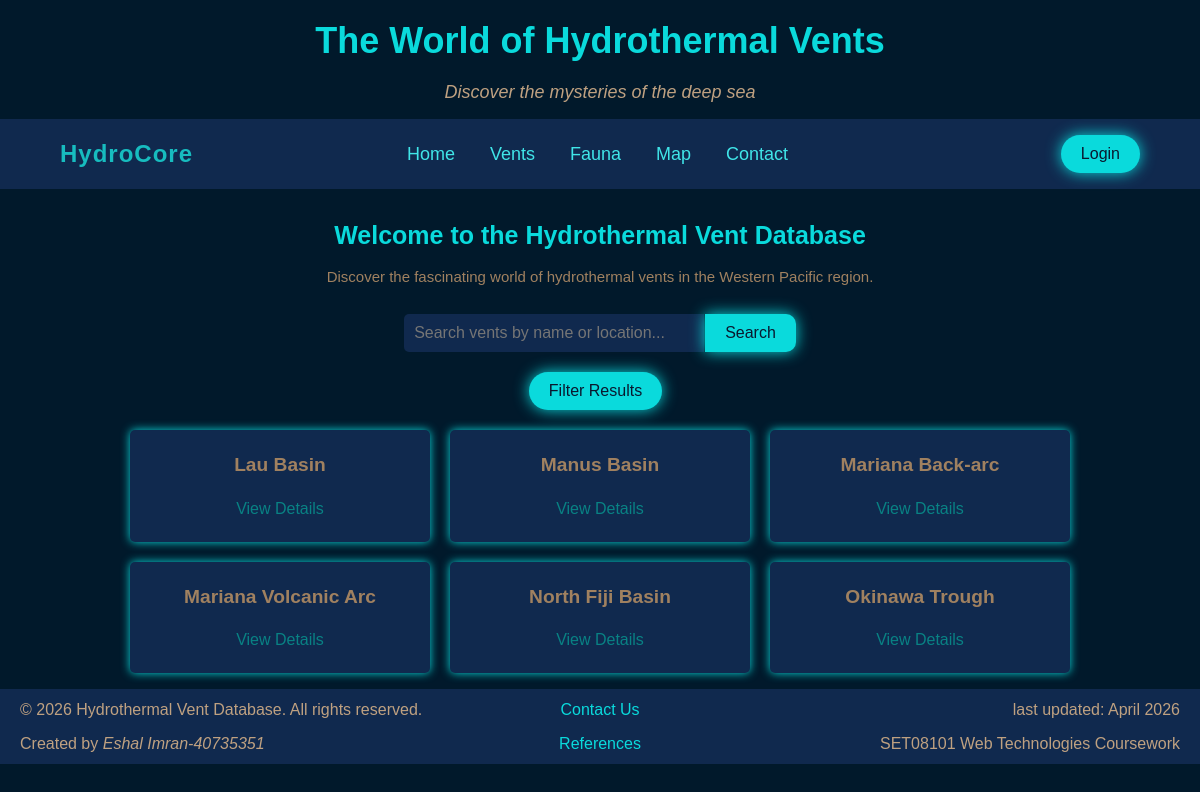
Before: / with the older database file.
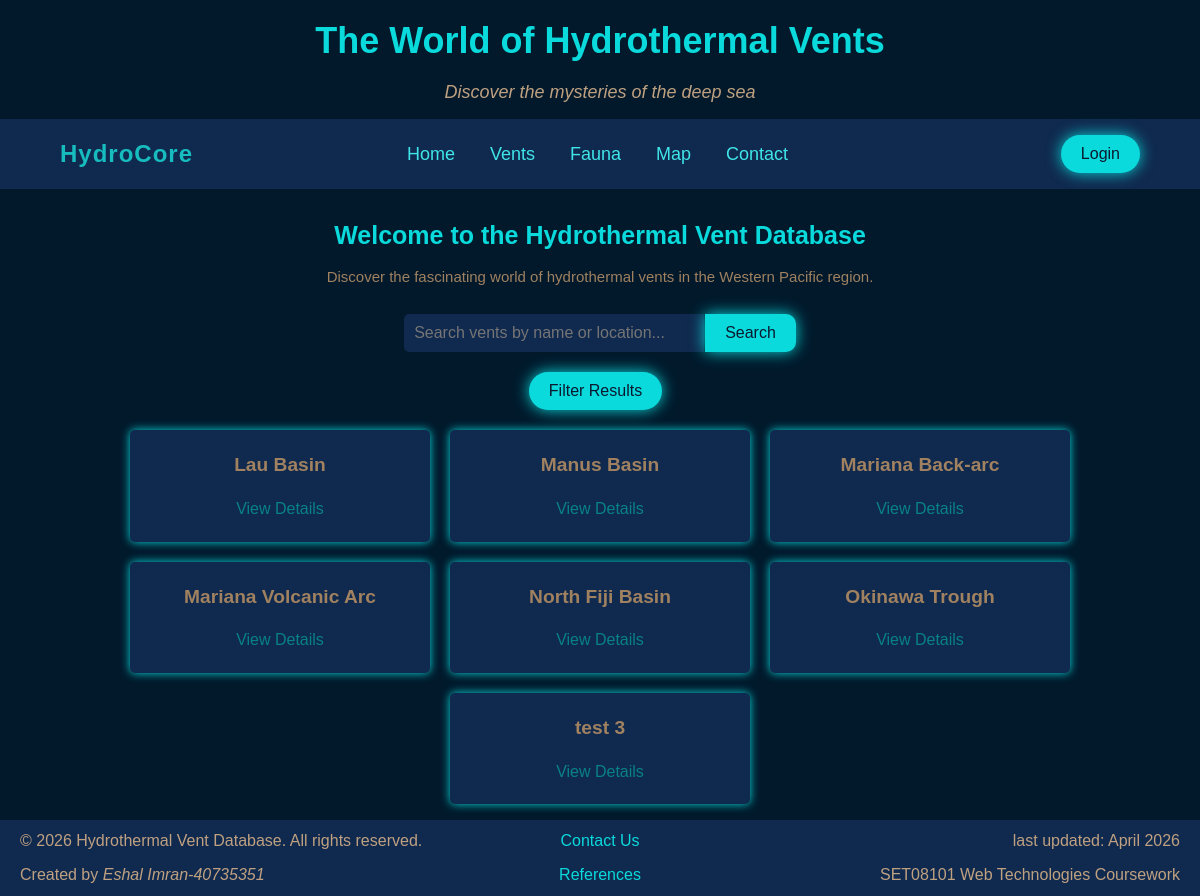
After: the same page with the newer database file.
### tables this page shows
CREATE TABLE `vents` (
  `id` int(11) NOT NULL,
  `name` varchar(100) NOT NULL,
  `location` varchar(200) NOT NULL,
  `type` varchar(50) NOT NULL,
  `depth_metres` int(11) NOT NULL,
  `discovery_year` int(11) NOT NULL
);

### includes/config.php (called while the page is built, shortened)
<?php
function e($string) {
    return htmlspecialchars($string, ENT_QUOTES, 'UTF-8');
}

### index.php (the view, shortened to what this page needs)
<?php
$pdo = getDbConnection();
$sql = 'SELECT id, name, location, type, depth_metres, discovery_year FROM vents';
$params = [];
$sql .= ' ORDER BY name';
$stmt = $pdo->prepare($sql);
$stmt->execute($params);
$vents = $stmt->fetchAll();
require_once 'includes/header.php';
?>
<div class="home-banner">
    <h1>Welcome to the Hydrothermal Vent Database</h1>
    <p>Discover the fascinating world of hydrothermal vents in the Western Pacific region.</p>
</div>
<div class="search-container">
<form class="search-form" method="get" action="search.php">
    <input type="text" name="q" placeholder="Search vents by name or location..." required>
    <button type="submit">Search</button>
</form>
<div class="filter-options">
    <button class="filter-button">Filter Results</button>
</div>
</div>
<?php if (empty($vents)): ?>
    <p>No vents found in the database.</p>
<?php else: ?>
<div class="cards">
    <?php foreach ($vents as $vent): ?>
        <div class="card" data-year="<?php echo (int)$vent['discovery_year']; ?>"
             data-depth="<?php echo (int)$vent['depth_metres']; ?>"
             data-type="<?php echo e($vent['type']); ?>">
            <h3><?php echo e($vent['name']); ?></h3>
            <a class="card-link" id="each-detail" href="vent.php?id=<?php echo (int)$vent['id']; ?>">View Details</a>
        </div>
    <?php endforeach; ?>
</div>
<?php endif; ?>
<?php require_once 'includes/footer.php'; ?>

Changed rows visible on the page:
added vents: name "test 3"
